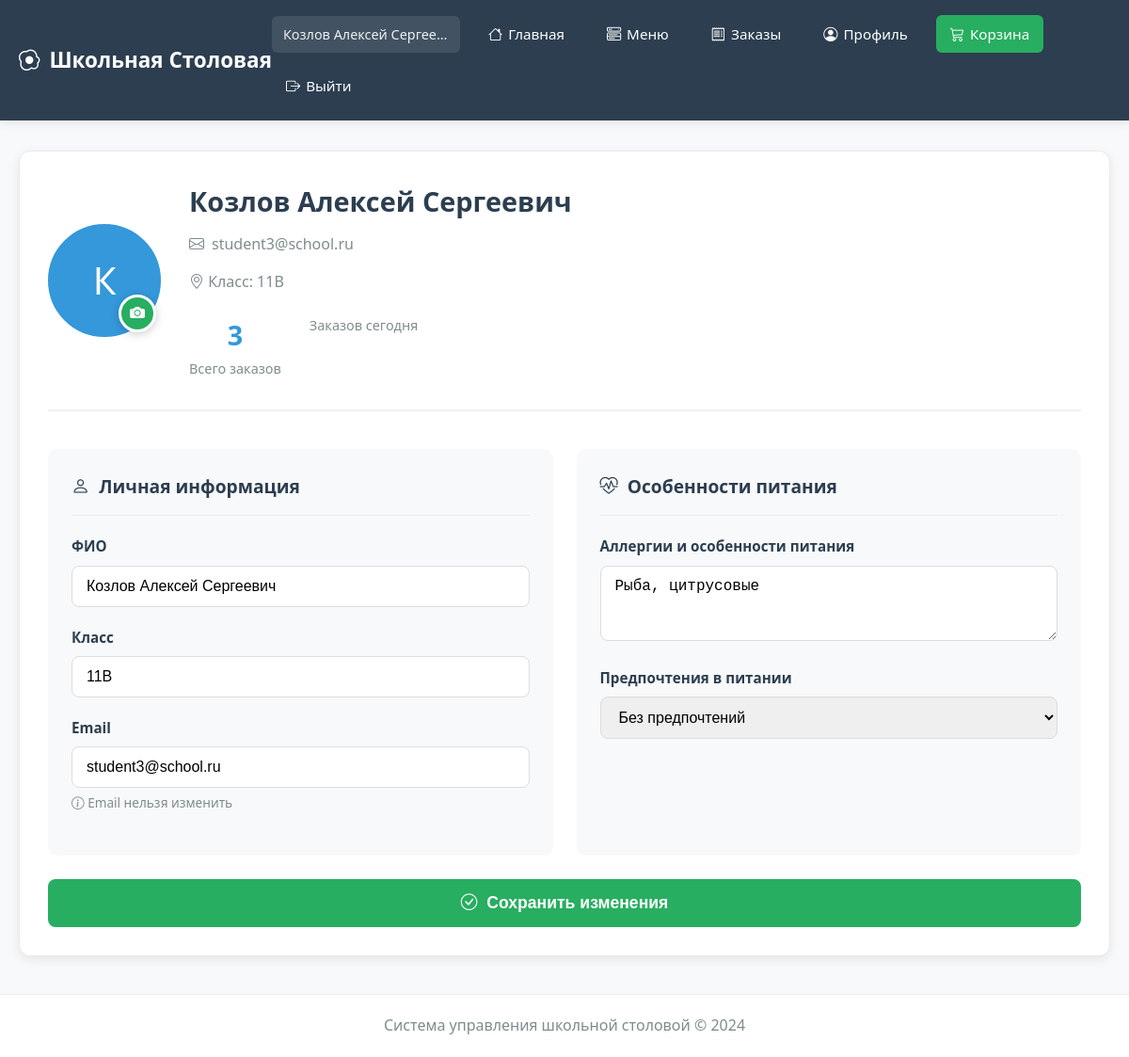
The page /user/profile (signed in) on the database its author committed.
### modules/core/models.py (models this page shows, shortened)
class User(UserMixin, db.Model):
    __tablename__ = 'users'
    id = db.Column(db.Integer, primary_key=True)
    email = db.Column(db.String(120), unique=True, nullable=False, index=True)
    password = db.Column(db.String(200), nullable=False)
    role = db.Column(db.String(20), nullable=False)  # 'student', 'cook', 'admin'
    full_name = db.Column(db.String(100))
    class_group = db.Column(db.String(50))  # Только для учеников
    allergies = db.Column(db.Text, default='')  # JSON или текст с аллергенами
    preferences = db.Column(db.String(50), default='')  # Новое поле: предпочтения в питании
    avatar_url = db.Column(db.String(255))  # Новое поле: путь к аватару
    balance = db.Column(db.Float, default=0.0)  # Новое поле: баланс счета
    is_active = db.Column(db.Boolean, default=True)
    created_at = db.Column(db.DateTime, default=datetime.utcnow)
    updated_at = db.Column(db.DateTime, default=datetime.utcnow, onupdate=datetime.utcnow)

### modules/user/routes.py (the view, shortened to what this page needs)
@user_bp.route('/profile', methods=['GET', 'POST'])
@login_required
def profile():
    if current_user.role != 'student':
        flash('Доступ запрещен', 'danger')
        return redirect(url_for('index'))
    from .forms import ProfileForm
    from modules.core.models import Order
    form = ProfileForm(obj=current_user)
    form.email.data = current_user.email
    orders_count = Order.query.filter_by(user_id=current_user.id).count()
    return render_template('user/profile.html',
                           form=form,
                           orders_count=orders_count,
                           current_user=current_user)

### app.py (called while the page is built)
@login_manager.user_loader
def load_user(user_id):
    try:
        from modules.core.models import User
        return User.query.get(int(user_id))
    except Exception as e:
        print(f"{user_id}: {e}")
        return None

@app.context_processor
def inject_cart_count():
    return {'cart_count': get_cart_count()}

@app.context_processor
def inject_now():
    return {'now': datetime.utcnow()}

@app.context_processor
def inject_pending_requests():
    from modules.core.models import SupplyRequest
    try:
        if current_user.is_authenticated and current_user.role == 'admin':
            pending_count = SupplyRequest.query.filter_by(status='pending').count()
            return {'pending_requests_count': pending_count}
    except:
        pass
    return {'pending_requests_count': 0}

### modules/user/routes.py (called while the page is built)
def get_cart_count():
    cart = session.get('cart', {})
    total = sum(item.get('quantity', 0) for item in cart.values())
    return total

### templates/user/profile.html (shortened to what this page needs)
{% extends "base.html" %}
{% block content %}
<div class="profile-container">
    <div class="profile-header">
        <div class="avatar-container">
            {% if current_user.avatar_url %}
            <img src="{{ url_for('static', filename='uploads/avatars/' + current_user.avatar_url) }}"
                 alt="{{ current_user.full_name }}" class="avatar-large">
            {% else %}
            <div class="avatar-placeholder">
                {{ current_user.full_name[0]|upper }}
            </div>
            {% endif %}
            <label for="avatar-input" class="avatar-upload">
                <i class="bi bi-camera-fill"></i>
            </label>
        </div>
        <div class="profile-info">
            <h2>{{ current_user.full_name }}</h2>
            <div class="profile-email">
                <i class="bi bi-envelope"></i> {{ current_user.email }}
            </div>
            <div style="margin-top: 10px; color: #7f8c8d;">
                <i class="bi bi-geo-alt"></i> Класс: {{ current_user.class_group or 'Не указан' }}
            </div>
            <div class="profile-stats">
                <div class="stat-item">
                    <span class="stat-value">{{ orders_count }}</span>
                    <span class="stat-label">Всего заказов</span>
                </div>
                <div class="stat-item">
                    <span class="stat-label">Заказов сегодня</span>
                </div>
            </div>
        </div>
    </div>
    <form method="POST" action="{{ url_for('user.profile') }}" id="profile-form" class="profile-form" enctype="multipart/form-data">
        <div class="form-section">
            <h3><i class="bi bi-person"></i> Личная информация</h3>
            <div class="form-group">
                {{ form.full_name.label(class="form-label") }}
                {{ form.full_name(class="form-control") }}
            </div>
            <div class="form-group">
                {{ form.class_group.label(class="form-label") }}
                {{ form.class_group(class="form-control") }}
            </div>
            <div class="form-group">
                <label class="form-label">Email</label>
                <input type="email" class="form-control" value="{{ current_user.email }}" readonly>
                <small style="color: #7f8c8d; font-size: 0.85rem; display: block; margin-top: 5px;">
                    <i class="bi bi-info-circle"></i> Email нельзя изменить
                </small>
            </div>
        </div>
        <div class="form-section">
            <h3><i class="bi bi-heart-pulse"></i> Особенности питания</h3>
            <div class="form-group">
                {{ form.allergies.label(class="form-label") }}
                {{ form.allergies(class="form-control", rows=3,
                    placeholder="Например: орехи, молоко, глютен...") }}
            </div>
            {% if form.preferences %}
            <div class="form-group">
                {{ form.preferences.label(class="form-label") }}
                {{ form.preferences(class="form-control", rows=3,
                    placeholder="Например: вегетарианские блюда, без сахара...") }}
            </div>
            {% endif %}
        </div>
        <button type="submit" class="save-btn">
            <i class="bi bi-check-circle"></i> Сохранить изменения
        </button>
    </form>
</div>
{% endblock %}

### templates/base.html (shortened to what this page needs)
<!DOCTYPE html>
<html lang="ru">
<head>
    <link rel="stylesheet" href="{{ url_for('static', filename='css/style.css') }}">
    <link rel="stylesheet" href="https://cdn.jsdelivr.net/npm/bootstrap-icons@1.10.0/font/bootstrap-icons.css">
</head>
<body>
    <header>
        <nav class="navbar">
            <div class="nav-container">
                <a href="{{ url_for('index') }}" class="logo">
                    <i class="bi bi-egg-fried"></i> Школьная Столовая
                </a>
                <div class="nav-links">
                    {% if current_user.is_authenticated %}
                        <span>{{ current_user.full_name }}</span>
                        {% if current_user.role == 'student' %}
                            <a href="{{ url_for('user.dashboard') }}">
                                <i class="bi bi-house"></i> Главная
                            </a>
                            <a href="{{ url_for('user.show_menu') }}">
                                <i class="bi bi-menu-button-wide"></i> Меню
                            </a>
                            <a href="{{ url_for('user.my_orders') }}">
                                <i class="bi bi-receipt"></i> Заказы
                            </a>
                            <a href="{{ url_for('user.profile') }}">
                                <i class="bi bi-person-circle"></i> Профиль
                            </a>
                            <a href="{{ url_for('user.view_cart') }}" class="nav-cart">
                                <i class="bi bi-cart3"></i> Корзина
                            </a>
                        {% endif %}
                        <a href="{{ url_for('auth.logout') }}">
                            <i class="bi bi-box-arrow-right"></i> Выйти
                        </a>
                    {% endif %}
                </div>
            </div>
        </nav>
    </header>
    <main class="container">
        {% block content %}{% endblock %}
    </main>
    <footer>
        <p>Система управления школьной столовой © 2024</p>
    </footer>
</body>
</html>

### static/css/style.css (style rules this page uses)
* { margin: 0; padding: 0; box-sizing: border-box; }
body { font-family: 'Segoe UI', Tahoma, Geneva, Verdana, sans-serif; line-height: 1.6; color: #333; background: #f8f9fa; min-height: 100vh; }
.navbar { background-color: #2c3e50; color: white; padding: 1rem 0; box-shadow: 0 2px 10px rgba(0, 0, 0, 0.1); position: sticky; top: 0; z-index: 1000; }
.nav-container { max-width: 1200px; margin: 0 auto; padding: 0 20px; display: flex; justify-content: space-between; align-items: center; }
.logo { color: white; text-decoration: none; font-size: 1.4rem; font-weight: 700; display: flex; align-items: center; gap: 10px; white-space: nowrap; }
.nav-links { display: flex; gap: 15px; align-items: center; flex-wrap: wrap; }
.nav-links a { color: white; text-decoration: none; padding: 8px 15px; border-radius: 6px; transition: all 0.3s; display: flex; align-items: center; gap: 6px; font-weight: 500; font-size: 0.95rem; white-space: nowrap; }
.nav-cart { background: #e74c3c; color: white; padding: 8px 15px; border-radius: 6px; display: flex; align-items: center; gap: 8px; }
.nav-links span { color: #ecf0f1; font-size: 0.9rem; padding: 8px 12px; background: rgba(255, 255, 255, 0.1); border-radius: 6px; max-width: 200px; overflow: hidden; text-overflow: ellipsis; white-space: nowrap; }
.container { max-width: 1200px; margin: 2rem auto; padding: 0 20px; min-height: calc(100vh - 180px); }
.form-group { margin-bottom: 20px; }
.form-label { display: block; margin-bottom: 8px; color: #2c3e50; font-weight: 600; font-size: 0.95rem; }
.form-control { width: 100%; padding: 12px 15px; border: 1px solid #ddd; border-radius: 8px; font-size: 1rem; transition: all 0.3s; }
.profile-container { background: white; border-radius: 12px; padding: 30px; box-shadow: 0 4px 12px rgba(0, 0, 0, 0.08); border: 1px solid #eaeaea; }
.profile-header { display: flex; align-items: center; gap: 30px; margin-bottom: 40px; padding-bottom: 30px; border-bottom: 2px solid #f0f0f0; }
.avatar-container { position: relative; }
.avatar-placeholder { width: 120px; height: 120px; border-radius: 50%; background: #3498db; display: flex; align-items: center; justify-content: center; color: white; font-size: 2.5rem; border: 3px solid #3498db; }
.avatar-upload { position: absolute; bottom: 5px; right: 5px; width: 35px; height: 35px; border-radius: 50%; background: #3498db; color: white; border: none; cursor: pointer; display: flex; align-items: center; justify-content: center; transition: all 0.3s; }
.profile-info h2 { color: #2c3e50; font-size: 1.8rem; margin-bottom: 10px; }
.profile-email { color: #7f8c8d; font-size: 1rem; margin-bottom: 15px; display: flex; align-items: center; gap: 8px; }
.profile-stats { display: flex; gap: 30px; margin-top: 20px; }
.stat-item { text-align: center; }
.stat-value { font-size: 1.8rem; font-weight: 700; color: #3498db; display: block; }
.stat-label { color: #7f8c8d; font-size: 0.9rem; margin-top: 5px; }
.profile-form { display: grid; grid-template-columns: repeat(2, 1fr); gap: 25px; }
.form-section { background: #f8f9fa; border-radius: 10px; padding: 25px; }
.form-section h3 { color: #2c3e50; font-size: 1.2rem; margin-bottom: 20px; padding-bottom: 15px; border-bottom: 1px solid #eaeaea; display: flex; align-items: center; gap: 10px; }
.save-btn { grid-column: span 2; padding: 15px 30px; background: #27ae60; color: white; border: none; border-radius: 8px; font-size: 1.1rem; font-weight: 600; cursor: pointer; transition: all 0.3s; display: flex; align-items: center; justify-content: center; gap: 10px; }
footer { text-align: center; padding: 20px; margin-top: 40px; color: #7f8c8d; border-top: 1px solid #eee; background: white; }
.avatar-upload { position: absolute; bottom: 5px; right: 5px; width: 40px; height: 40px; border-radius: 50%; background: #27ae60; color: white; border: 3px solid white; cursor: pointer; display: flex; align-items: center; justify-content: center; transition: all 0.3s; box-shadow: 0 2px 10px rgba(0,0,0,0.2); }
.nav-cart { background: #27ae60; color: white !important; padding: 8px 15px; border-radius: 6px; display: flex; align-items: center; gap: 8px; }
.save-btn { padding: 15px 30px; background: #27ae60; color: white; border: none; border-radius: 8px; font-size: 1.1rem; font-weight: 600; cursor: pointer; transition: all 0.3s; display: flex; align-items: center; justify-content: center; gap: 10px; }

### rows shown on the page
User: full_name "Козлов Алексей Сергее…", full_name "К", full_name "Козлов Алексей Сергеевич", email "student3@school.ru", class_group "11В", allergies "Рыба, цитрусовые", preferences "Без предпочтений"

### other values the page prints
{{ orders_count }} "3"
